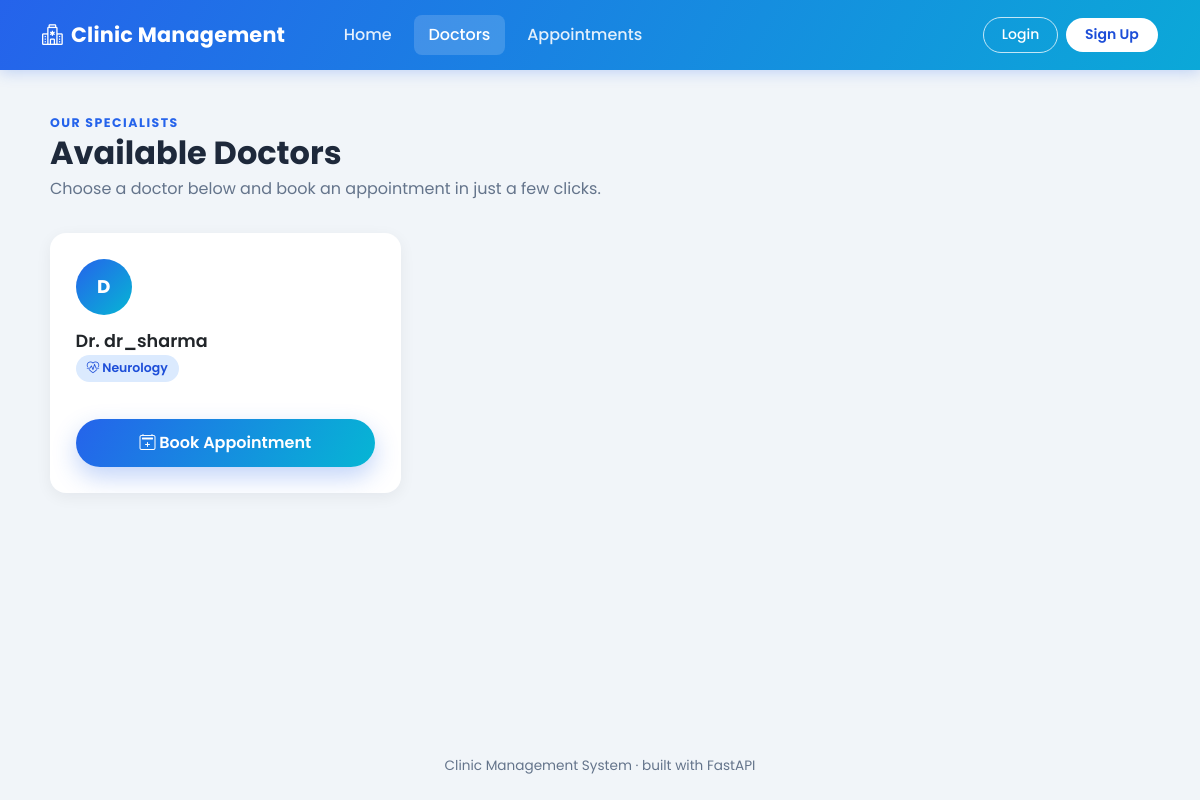
/doctors, run on an earlier commit of the app's database.
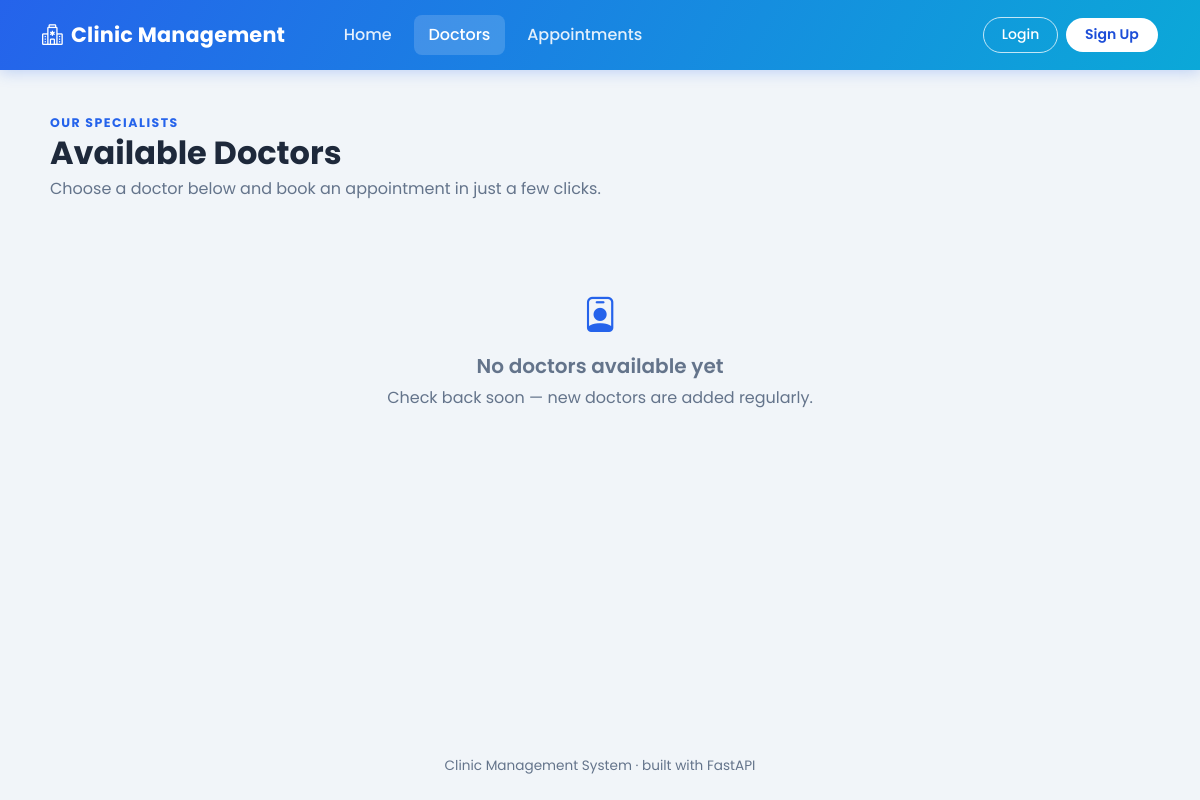
And on a later commit of the database.
### models.py (models this page shows)
class Doctor(Base):
    __tablename__ = "doctors"
    id = Column(Integer, primary_key=True)
    username = Column(String, unique=True)
    email = Column(String, unique=True)
    specialization = Column(String)
    password = Column(String)

### main.py (the view)
@app.get("/doctors", response_class=HTMLResponse)
def doctors_page(
    request: Request,
    db: Session = Depends(get_db)
):
    doctors = db.query(Doctor).all()
    return templates.TemplateResponse(
        request,
        "doctors.html",
        {
            "doctors": doctors
        }
    )

### template/doctors.html
{% extends "layout.html" %}
{% block body %}
<div class="page-header">
    <span class="section-eyebrow">Our Specialists</span>
    <h2>Available Doctors</h2>
    <p>Choose a doctor below and book an appointment in just a few clicks.</p>
</div>
{% if doctors %}
<div class="row g-4">
    {% for doctor in doctors %}
    <div class="col-md-4">
        <div class="card doctor-card">
            <div class="card-body">
                <div class="doctor-avatar">
                    {{ doctor.username[0]|upper }}
                </div>
                <h4>Dr. {{ doctor.username }}</h4>
                <span class="doctor-specialization">
                    <i class="bi bi-heart-pulse"></i>
                    {{ doctor.specialization }}
                </span>
                <a class="btn btn-gradient btn-book"
                   href="/appointments?doctor_id={{ doctor.id }}">
                    <i class="bi bi-calendar2-plus"></i>
                    Book Appointment
                </a>
            </div>
        </div>
    </div>
    {% endfor %}
</div>
{% else %}
<div class="empty-state">
    <div class="empty-icon"><i class="bi bi-person-badge"></i></div>
    <h5>No doctors available yet</h5>
    <p>Check back soon — new doctors are added regularly.</p>
</div>
{% endif %}
{% endblock %}

### template/layout.html (shortened to what this page needs)
<!DOCTYPE html>
<html lang="en">
<head>
    <link href="https://cdn.jsdelivr.net/npm/bootstrap@5.3.2/dist/css/bootstrap.min.css"
          rel="stylesheet">
    <link href="https://cdn.jsdelivr.net/npm/bootstrap-icons@1.11.3/font/bootstrap-icons.css"
          rel="stylesheet">
    <link rel="stylesheet" href="/static/style.css">
</head>
<body>
<nav class="navbar navbar-expand-md app-navbar">
    <div class="container">
        <a class="navbar-brand" href="/">
            <i class="bi bi-hospital"></i>
            Clinic Management
        </a>
        <div class="collapse navbar-collapse" id="navMenu">
            <div class="navbar-nav me-auto ms-md-4 mt-2 mt-md-0">
                <a class="nav-link" href="/">Home</a>
                <a class="nav-link" href="/doctors">Doctors</a>
                <a class="nav-link nav-patient" href="/appointments">Appointments</a>
            </div>
            <div id="auth-area" class="d-flex align-items-center gap-2 mt-3 mt-md-0">
            </div>
        </div>
    </div>
</nav>
<main>
    <div class="page-wrap">
        {% block body %}
        {% endblock %}
    </div>
</main>
<footer class="app-footer">
    Clinic Management System &middot; built with FastAPI
</footer>
</body>
</html>

### static/style.css (style rules this page uses)
:root { --primary: #2563eb; --primary-dark: #1d4ed8; --primary-light: #dbeafe; --accent: #06b6d4; --success: #16a34a; --danger: #dc2626; --warning: #d97706; --text-main: #1e293b; --text-muted: #64748b; --bg-soft: #f1f5f9; --card-shadow: 0 4px 16px rgba(15, 23, 42, 0.06); --card-shadow-hover: 0 14px 32px rgba(15, 23, 42, 0.12); --radius: 16px; }
* { box-sizing: border-box; }
body { background: var(--bg-soft); color: var(--text-main); font-family: "Poppins", "Segoe UI", system-ui, sans-serif; min-height: 100vh; display: flex; flex-direction: column; }
main { flex: 1; }
h1, h2, h3, h4, h5 { font-weight: 600; }
a { text-decoration: none; }
.app-navbar { background: linear-gradient(120deg, var(--primary) 0%, var(--accent) 120%); box-shadow: 0 2px 14px rgba(37, 99, 235, 0.25); padding: 0.9rem 0; }
.app-navbar .navbar-brand { font-weight: 700; font-size: 1.3rem; color: #fff; display: flex; align-items: center; gap: 0.5rem; letter-spacing: 0.2px; }
.app-navbar .nav-link { color: rgba(255, 255, 255, 0.88) !important; font-weight: 500; margin: 0 0.25rem; border-radius: 8px; padding: 0.5rem 0.9rem !important; transition: background 0.2s ease, color 0.2s ease; }
.app-navbar .nav-link:hover, .app-navbar .nav-link.active { background: rgba(255, 255, 255, 0.16); color: #fff !important; }
.page-wrap { max-width: 1140px; margin: 0 auto; padding: 2.5rem 1.25rem 4rem; }
.section-eyebrow { text-transform: uppercase; letter-spacing: 1.5px; font-size: 0.78rem; font-weight: 700; color: var(--primary); }
.page-header { margin-bottom: 2rem; }
.page-header h2 { font-weight: 700; margin-bottom: 0.3rem; }
.page-header p { color: var(--text-muted); margin-bottom: 0; }
.empty-state { text-align: center; padding: 3.5rem 1rem; color: var(--text-muted); }
.empty-state .empty-icon { font-size: 2.2rem; margin-bottom: 0.75rem; color: var(--primary); }
.app-footer { text-align: center; padding: 1.5rem 1rem; color: var(--text-muted); font-size: 0.85rem; }

What changed in the data, as far as the page shows it:
removed Doctor: username "D", username "dr_sharma", specialization "Neurology"
Also different on the page:
text now shown: "No doctors available yet Check back soon — new doctors are added regularly."
